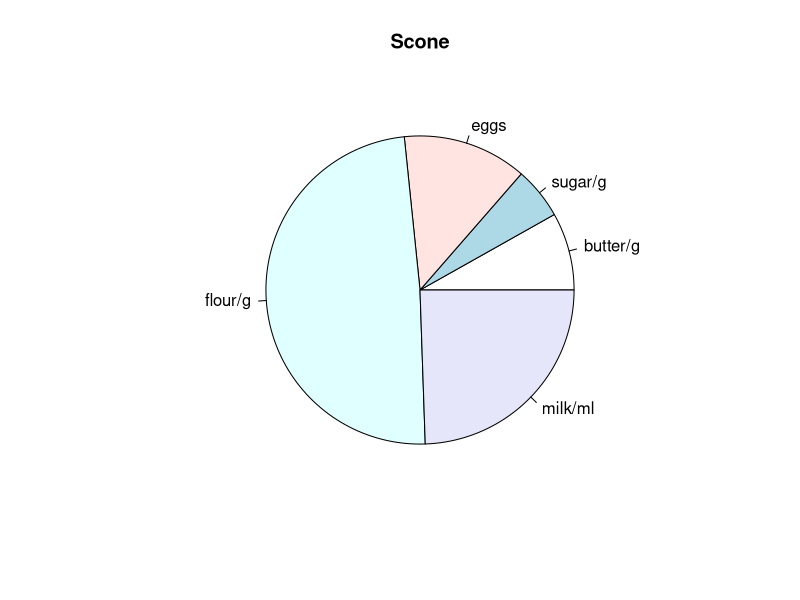
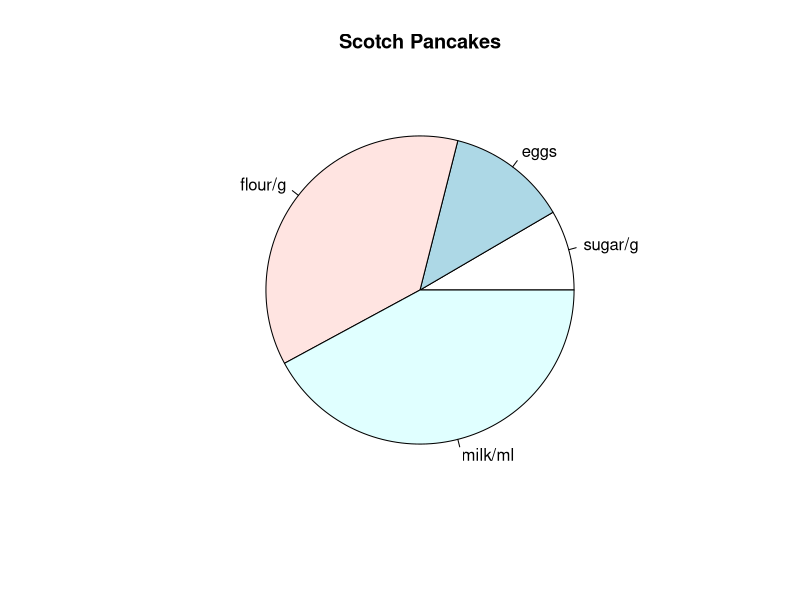
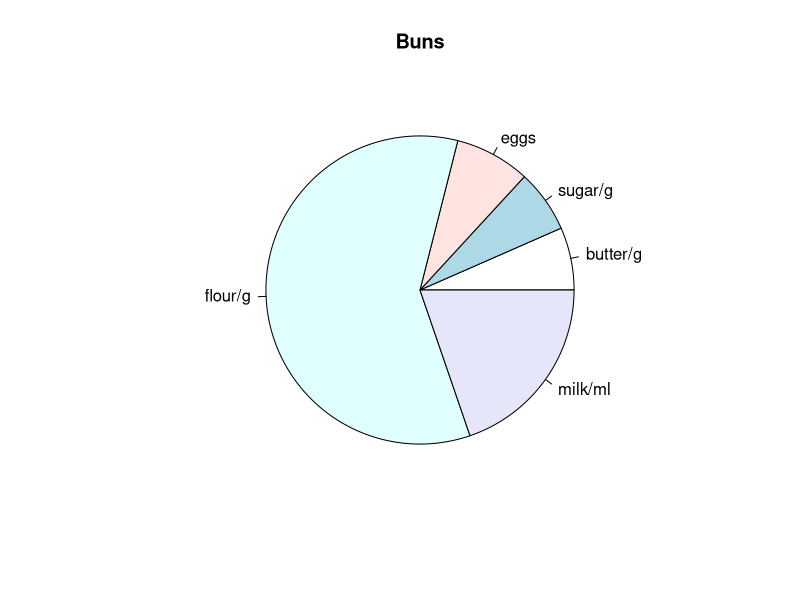
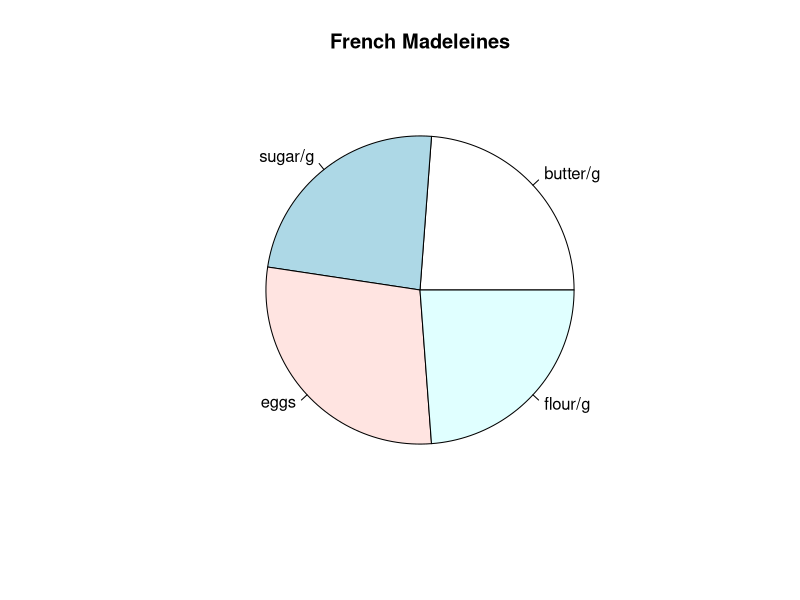

Write R code to recreate these figures, in order.
## ---- chunk 1
cakes <- read.csv('cakes.csv', stringsAsFactors=F)

ingr = c('butter/g', 'sugar/g',   'eggs',  'flour/g',   'milk/ml')
scone =c(75,50,2*60,450, 225)
pie(scone, labels=ingr, main='Scone')
scotchPancakes =c(0,40,1*60,175,200)
pie(scotchPancakes[-1], labels=ingr[-1], main='Scotch Pancakes')
buns=c(50,50,1*60,450,150)
pie(buns, labels=ingr, main='Buns')
frenchMadeleines=c(150,150,3*60,150,0)
pie(frenchMadeleines[-5], labels=ingr[-5], main='French Madeleines')

